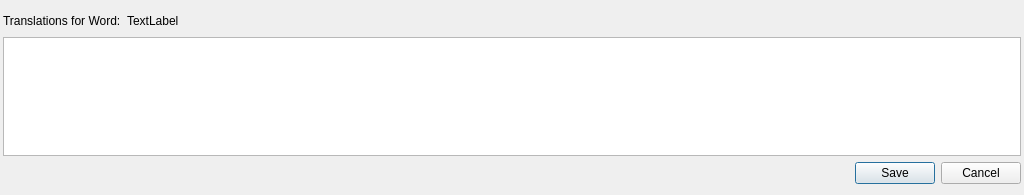
<?xml version="1.0" encoding="UTF-8"?>
<ui version="4.0">
 <class>VocabularyTranslationsTypesDialog</class>
 <widget class="QDialog" name="VocabularyTranslationsTypesDialog">
  <property name="geometry">
   <rect>
    <x>0</x>
    <y>0</y>
    <width>1024</width>
    <height>195</height>
   </rect>
  </property>
  <property name="windowTitle">
   <string>Vocabulary Translations Types</string>
  </property>
  <property name="layoutDirection">
   <enum>Qt::LeftToRight</enum>
  </property>
  <layout class="QVBoxLayout" name="verticalLayout">
   <property name="leftMargin">
    <number>3</number>
   </property>
   <property name="rightMargin">
    <number>3</number>
   </property>
   <item>
    <layout class="QHBoxLayout" name="horizontalLayout">
     <item>
      <widget class="QLabel" name="label">
       <property name="text">
        <string>Translations for Word:</string>
       </property>
      </widget>
     </item>
     <item>
      <widget class="QLabel" name="lblWord">
       <property name="text">
        <string>TextLabel</string>
       </property>
      </widget>
     </item>
     <item>
      <spacer name="horizontalSpacer">
       <property name="orientation">
        <enum>Qt::Horizontal</enum>
       </property>
       <property name="sizeHint" stdset="0">
        <size>
         <width>40</width>
         <height>20</height>
        </size>
       </property>
      </spacer>
     </item>
    </layout>
   </item>
   <item>
    <widget class="QTableWidget" name="tableWidget"/>
   </item>
   <item>
    <widget class="QDialogButtonBox" name="buttonBox">
     <property name="orientation">
      <enum>Qt::Horizontal</enum>
     </property>
     <property name="standardButtons">
      <set>QDialogButtonBox::Cancel|QDialogButtonBox::Save</set>
     </property>
    </widget>
   </item>
  </layout>
 </widget>
 <resources/>
 <connections>
  <connection>
   <sender>buttonBox</sender>
   <signal>accepted()</signal>
   <receiver>VocabularyTranslationsTypesDialog</receiver>
   <slot>accept()</slot>
   <hints>
    <hint type="sourcelabel">
     <x>248</x>
     <y>254</y>
    </hint>
    <hint type="destinationlabel">
     <x>157</x>
     <y>274</y>
    </hint>
   </hints>
  </connection>
  <connection>
   <sender>buttonBox</sender>
   <signal>rejected()</signal>
   <receiver>VocabularyTranslationsTypesDialog</receiver>
   <slot>reject()</slot>
   <hints>
    <hint type="sourcelabel">
     <x>316</x>
     <y>260</y>
    </hint>
    <hint type="destinationlabel">
     <x>286</x>
     <y>274</y>
    </hint>
   </hints>
  </connection>
 </connections>
</ui>
